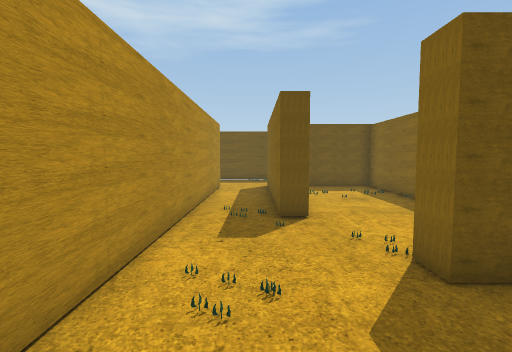
view 1 (above)

24 first-person views from a walk through a 3-D level made in the Unity game engine. The camera is 1.5 m above the floor, tilts 4° down and sees 85° across. The floor is counted in squares, 1 m on a side. Each view is taken from the middle of a square. On the plan, view 1 faces up. The plan holds only what a view shows up to about 14 squares ahead; the rest is blank. The place goes on beyond the plan. The player is left out.

view 2
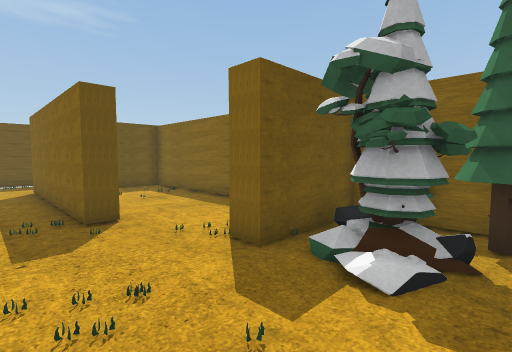

view 3
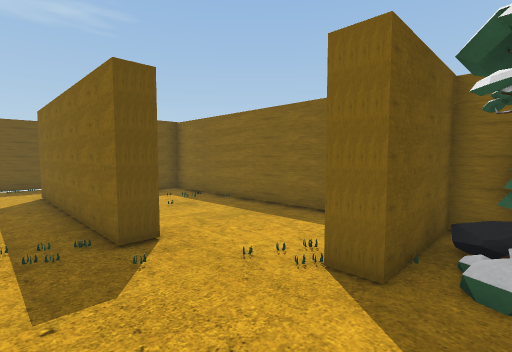

view 4
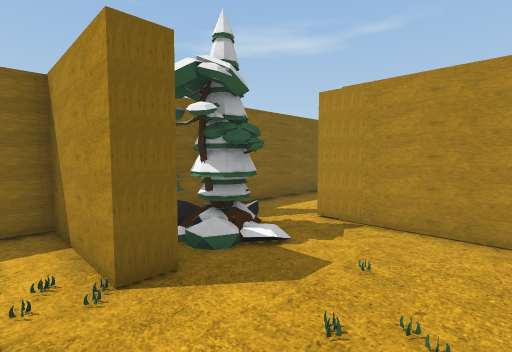

view 5
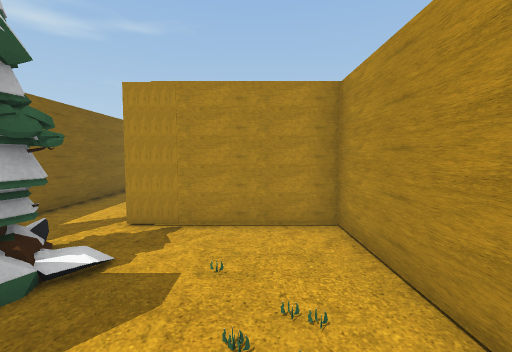

view 6
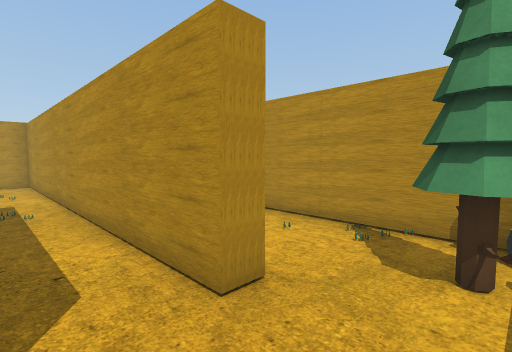

view 7
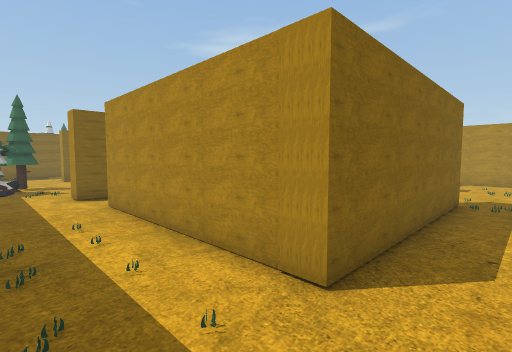

view 8
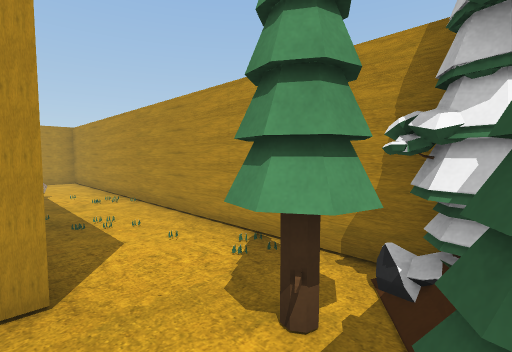

view 9
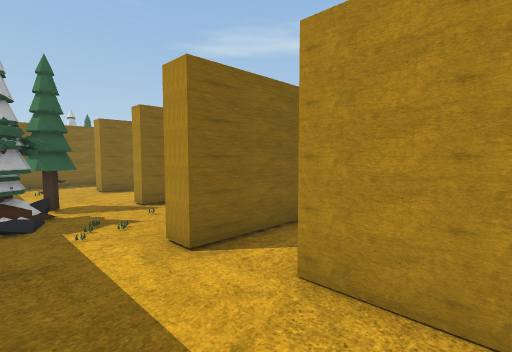

view 10
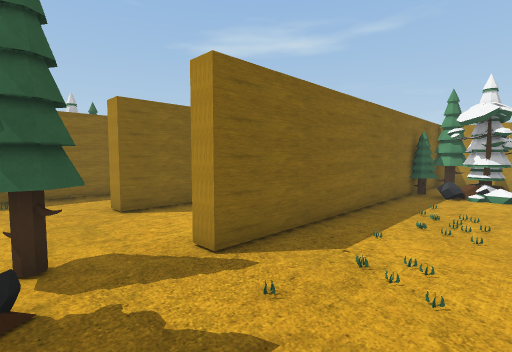

view 11
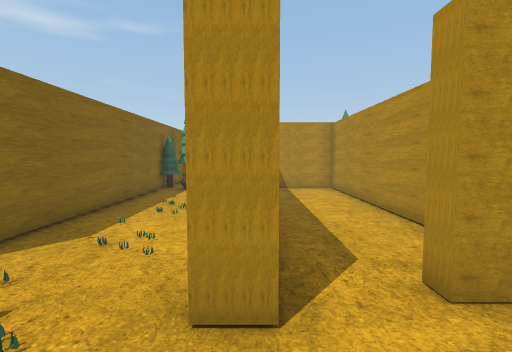

view 12
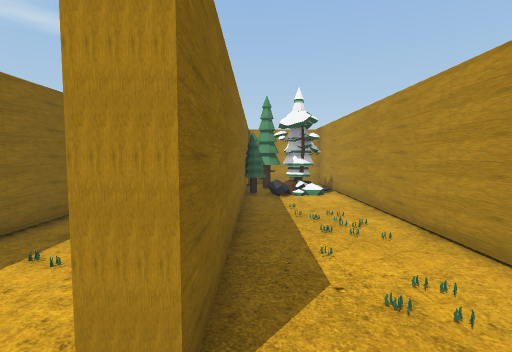

view 13
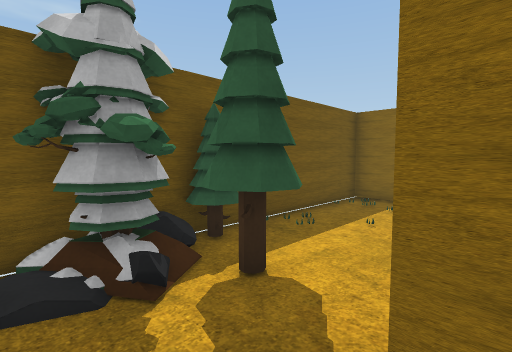

view 14
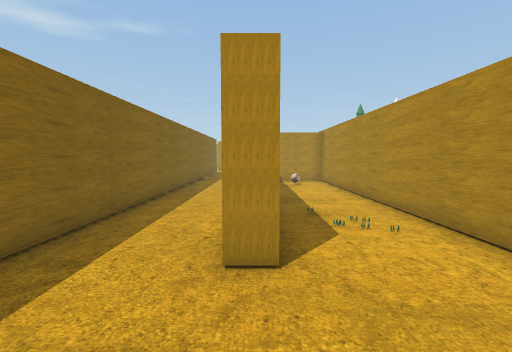

view 15
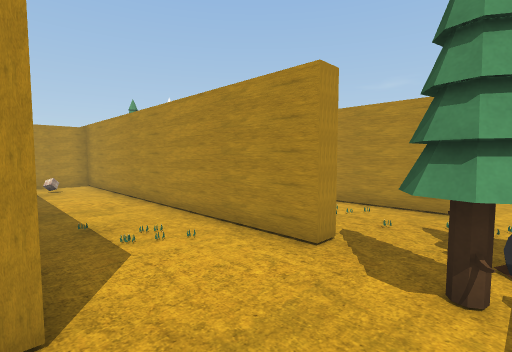

view 16
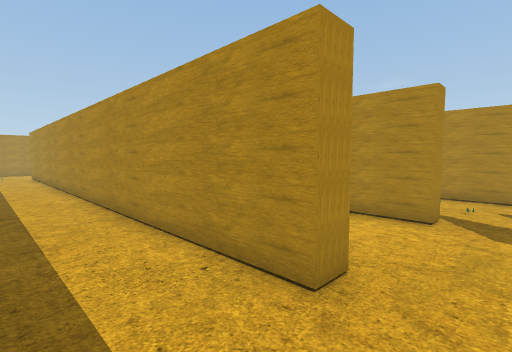

view 17
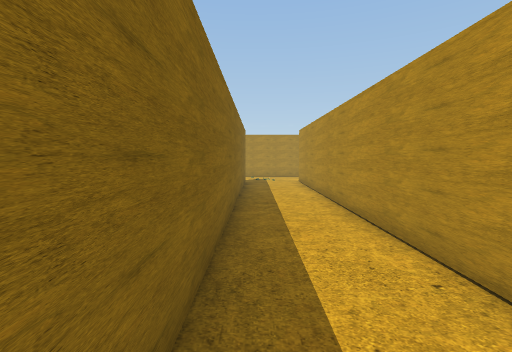

view 18
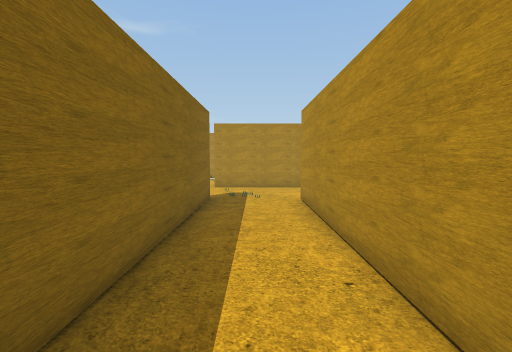

view 19
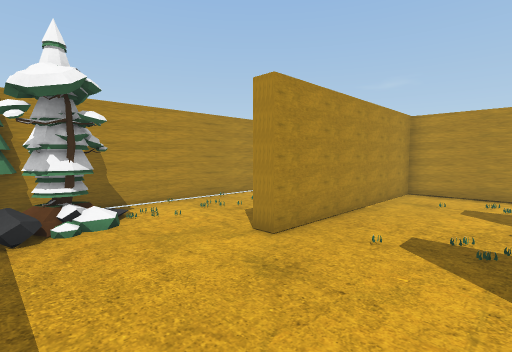

view 20
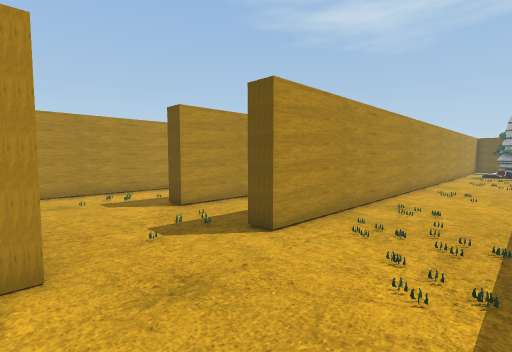

view 21
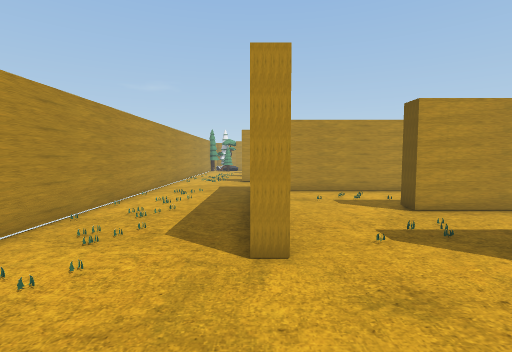

view 22
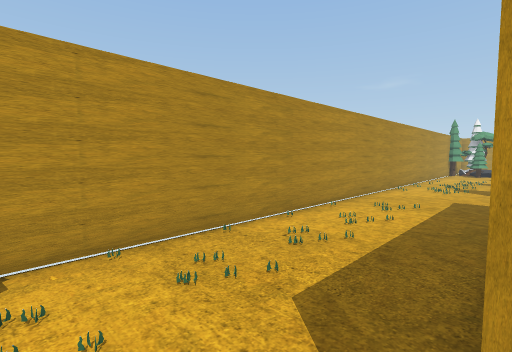

view 23
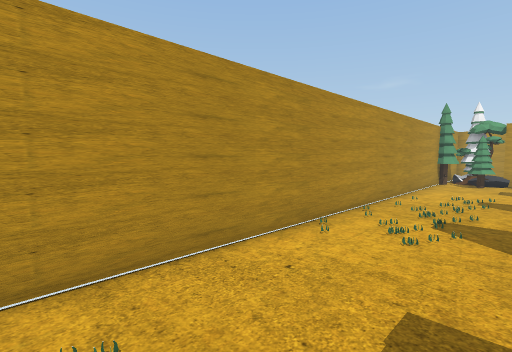

view 24
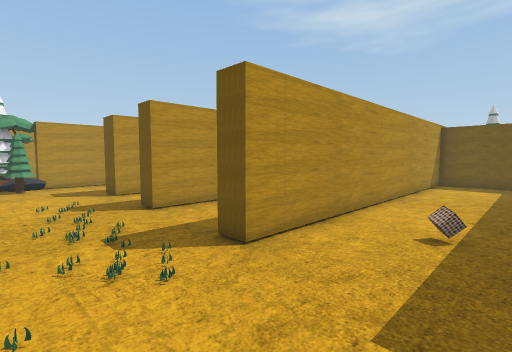

### Floor plan
Points are (right, up) in squares from view 1. A wall is a line through its corners. A room is listed if a view was taken in it or the views show most of it. See-through windows are left out.
Room 1 (views 1, 2, 3, 4, 5)
walls: (1.4, 6.7) (0.6, 6.7) (0.6, 14.3); (5.6, -0.5) (5.6, 3.2) (2.3, 3.2) (2.3, 4) (3.5, 4); (-1.8, 13.7) (-1.8, -1) (2.9, -1)
ways out: opening at (-0.5, 14) to room 2; opening at (2, 5.3) to room 3
objects: tree (3, 2); pine tree (4, 0) to (5, 1); pine tree (4, 2); pine tree (5, 1) to (5, 2)
Room 2 (views 6, 7, 8, 9, 10, 11, 12, 13, 14, 15, 16, 17, 18, 19, 20, 21, 22, 23, 24)
walls: (13.4, -0.5) (10.6, -0.5) (10.6, -13.8) (9.8, -13.8); (11.6, 0.1) (14.4, 0.1) (14.4, 1.5); (15, -6.6) (15, -12.5) (23, -12.5) (23, -13.1); (14.4, 4.8) (14.4, 13.5) (15, 13.5) (15, 0.1) (17.1, 0.1); (18.7, 8) (18.7, 13.5) (19.4, 13.5) (19.4, -8.7) (18.6, -8.7); (23.4, 3.2) (23.4, -8.9) (22.6, -8.9) (22.6, 17.6) (13.1, 17.6); (5.6, -7) (5.6, -0.5); (6.4, -11.2) (6.4, -13.5) (5.6, -13.5); (9.8, 13.5) (9.8, 14.7) (10.6, 14.7) (10.6, 1.1); (2.8, -12.2) (2.8, -13.3) (1.6, -13.3); (-1.8, -12.9) (-1.8, -15); (0.6, 14.3) (8, 14.3) (8, 13.8); (-0.4, -17.6) (26.8, -17.6); (-2.5, 13.7) (-1.8, 13.7); (1.1, 17.6) (-0.4, 17.6); (-5.8, 16.4) (-5.8, 1)
ways out: opening at (-0.5, 14) to room 1; opening at (9, 14) to room 4
objects: pine tree (-5, 15) to (-3, 16); other object (-4, 4) to (-4, 5); pine tree (-3, 17); pine tree (-1, -16) to (0, -15); tree (11, 2) to (12, 3); pine tree (12, 3); pine tree (12, 4); other object (13, -11); pine tree (13, 2) to (14, 3); tree (13, 17); pine tree (14, 3) to (14, 4); rock (14, 17); pine tree (15, 15) to (16, 16); rock (15, 17); pine tree (16, 17); other object (17, 2); tree (25, -17); pine tree (25, -16); tree (26, -16) to (26, -15); pine tree (27, -17)
Room 3 (no view inside)
walls: (3.5, 4) (5.6, 4) (5.6, 13.8) (2.6, 13.8)
ways out: opening at (2, 5.3) to room 1
Room 4 (no view inside)
walls: (6.4, 11.2) (6.4, 4) (8.9, 4); (9.8, 11.8) (9.8, 13.5)
ways out: opening at (9, 14) to room 2

Positions as (right, up) in squares from view 1, and headings:
1: (0, 0), facing up
2: (-1, 0), facing up-right
3: (-1, 2), facing up-right
4: (-1, 5), facing down-right
5: (0, 5), facing down
6: (0, 16), facing down-left
7: (-1, 17), facing down-right
8: (-2, 17), facing down-left
9: (6, 17), facing down-right
10: (11, 16), facing down-right
11: (10, 17), facing down
12: (14, 15), facing down
13: (13, 13), facing up-right
14: (19, 17), facing down
15: (19, 16), facing down-left
16: (22, 15), facing down-left
17: (22, 8), facing down
18: (21, 1), facing down
19: (27, -9), facing down-left
20: (27, -13), facing up-left
21: (27, -13), facing left
22: (24, -13), facing down-left
23: (16, -14), facing down-left
24: (14, -17), facing up-left
